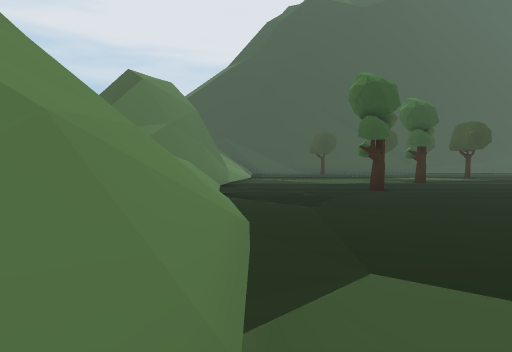
[1] (above)

20 first-person views from a walk through a 3-D level made in the Unity game engine. The camera is 1.3 m above the floor, tilts 2° down and sees 70° across. The floor is counted in squares, 2 m on a side. Each view is taken from the middle of a square. On the plan, view 1 faces up. The plan holds only what a view shows up to about 11 squares ahead; the rest is blank. The place goes on beyond the plan. The player character is not drawn. Some surface patterns are stand-ins.

[2]
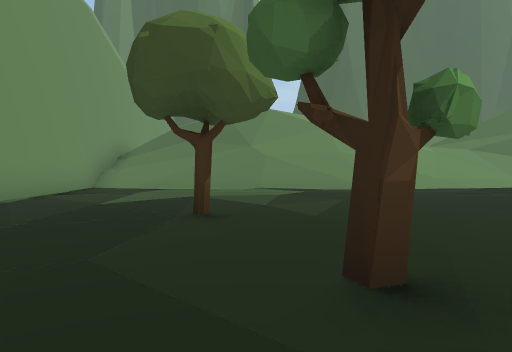

[3]
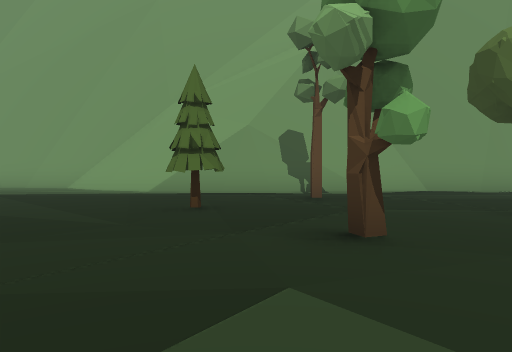

[4]
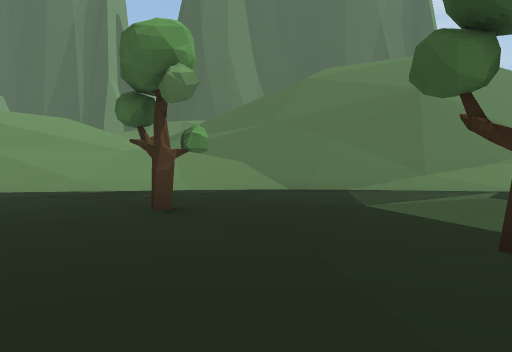

[5]
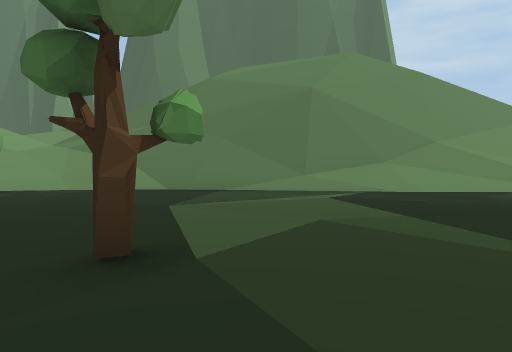

[6]
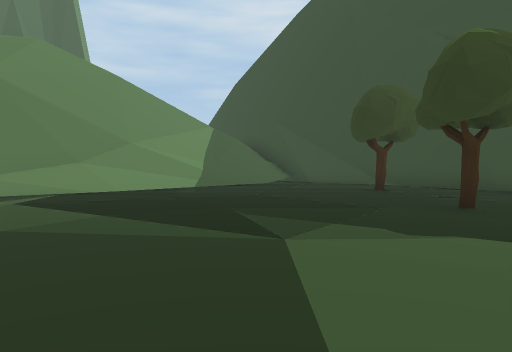

[7]
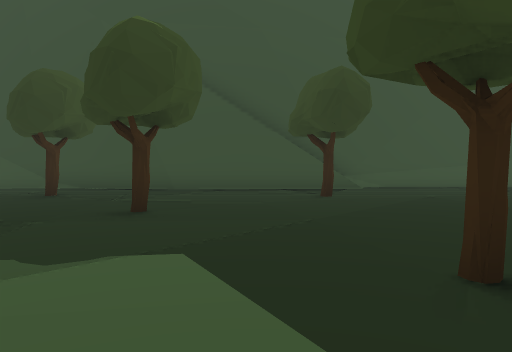

[8]
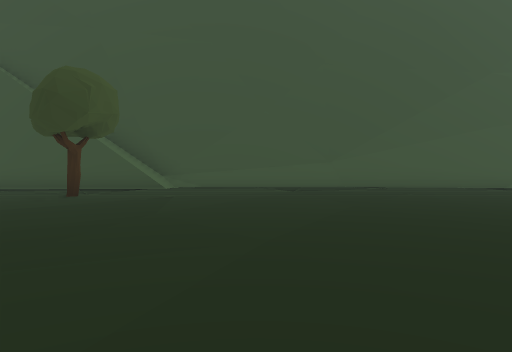

[9]
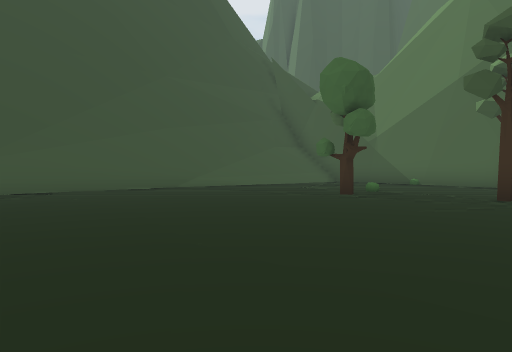

[10]
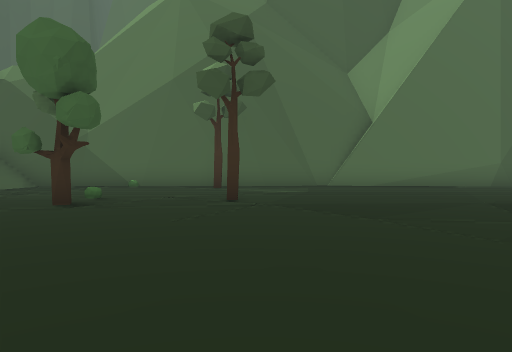

[11]
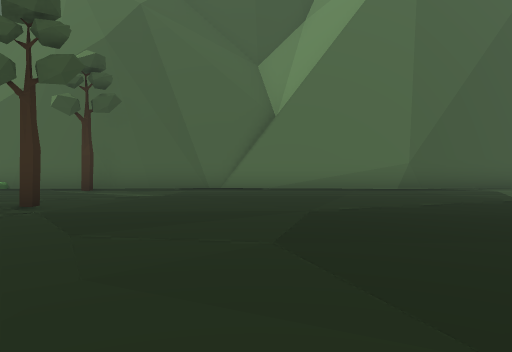

[12]
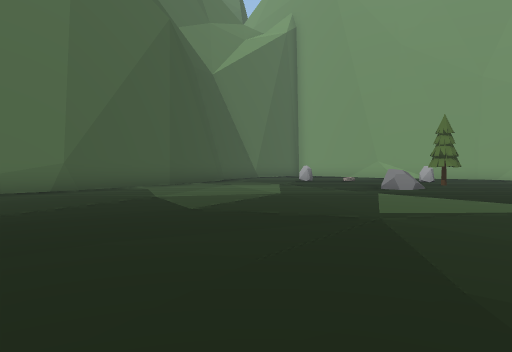

[13]
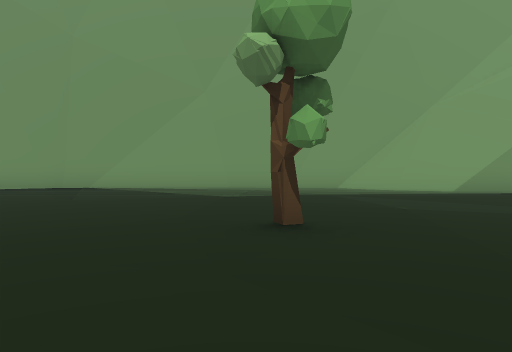

[14]
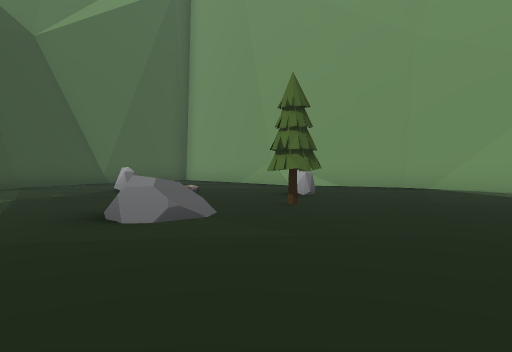

[15]
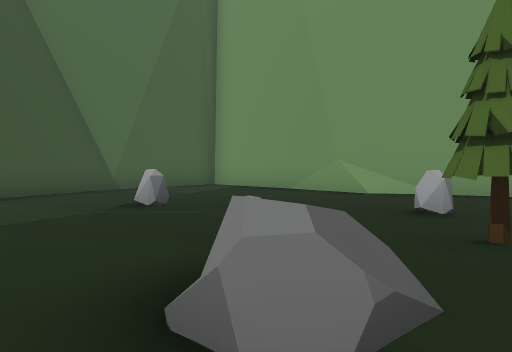

[16]
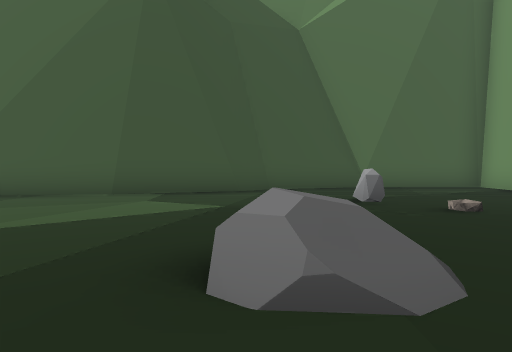

[17]
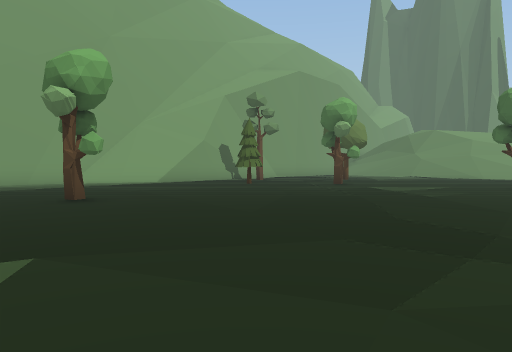

[18]
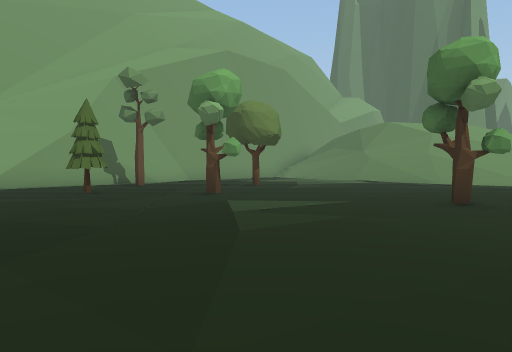

[19]
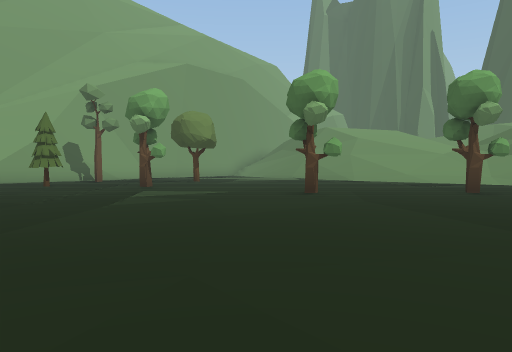

[20]
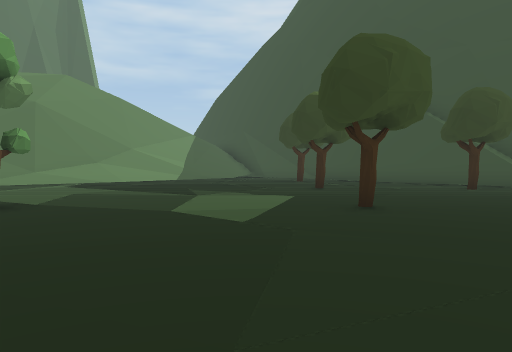

### Floor plan
Key: @ floor where view 1 was taken; # wall or solid block; x gap in a wall; . main floor; : floor 0.25 m higher than the main floor; + floor 0.5 m higher than the main floor; / step, stairs or slope; = window, fence, low wall or low ledge; v drop or lower ground; T tree; R rock.
Columns run from 4 left of view 1 to 28 right of it. Each row starts with its distance up from view 1.
 24      #####################
 23      /...................// //
 22       ......................./#
 21  =   ...T....T................#
 20  #//..........................#
 19  #//......T..............T+...#
 18  ##/..........................#
 17 /v#/.........................T#
 16 /v#/.........T............T...#
 15 //#/..........................#
 14  /##..............   .........#
 13  v##.............   ..........#
 12  v##.....T.......   ..........#
 11  v##.............   ..........#
 10  =#/.............   ..........#
  9  #=/...T.........   ..........#
  8   //............. ............#
  7  ///..........................#
  6  ///.....T....................#
  5  ///..........................##
  4  ////..........................#
  3  ///=...................R......##
  2   =/v......T............:.......#
  1   #x=..............T........R...#
  0   #/@...T....T..........T../....#
 -1   ///....................R......#
 -2   //.......T....................#
 -3   //............................#
 -4   ###############.........#######
 -5                 ###########

Positions as (right, up) in squares from view 1, and headings:
1: (0, 0), facing up
2: (9, 1), facing left
3: (8, 5), facing down
4: (8, 10), facing left
5: (8, 13), facing left
6: (8, 13), facing up-left
7: (8, 14), facing up
8: (13, 14), facing up
9: (14, 15), facing up-right
10: (15, 16), facing right
11: (16, 13), facing right
12: (16, 12), facing down-right
13: (15, 5), facing down
14: (16, 5), facing down-right
15: (19, 4), facing down-right
16: (18, 3), facing right
17: (17, 8), facing down-left
18: (12, 8), facing down-left
19: (12, 11), facing down-left
20: (12, 11), facing up-left
